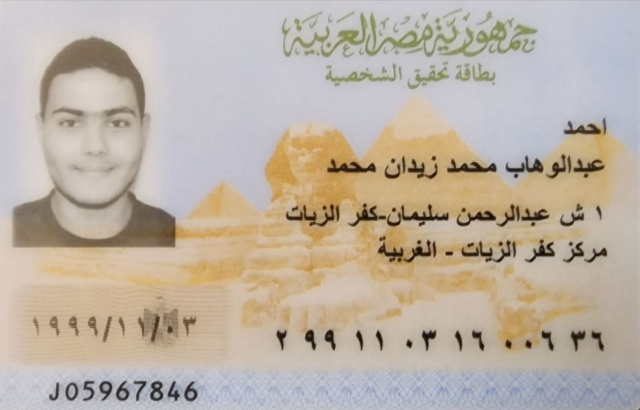
#> input picture ID_Card_Extraction/Data/ID/f00.jpg, 1280 x 820 px, given in place of WhatsApp Image 2023-01-10 at 06.23.42.jpeg, which was not available (shown at 1/2 size)
$ jupyter execute Image_alignment_and_registration_using_a_reference.ipynb   (text cells are left out)
#> lines starting #> are read from the running program, lines starting #| are printed output that depends on the picture; pictures that were not available may be replaced by others from this repository, and a replacement may not be noted
[cell 1]
import cv2
import numpy as np
from google.colab.patches import cv2_imshow

# Read Image to be aligned
imgTest = cv2.imread('/content/WhatsApp Image 2023-01-10 at 06.23.42.jpeg')
#> imgTest is the input picture: shape (820, 1280, 3); mean B, G, R 164.7, 177.9, 189.3
# Reference Reference image or Ideal image
imgRef = cv2.imread('/content/drive/MyDrive/IDs/ID/f06.jpg')
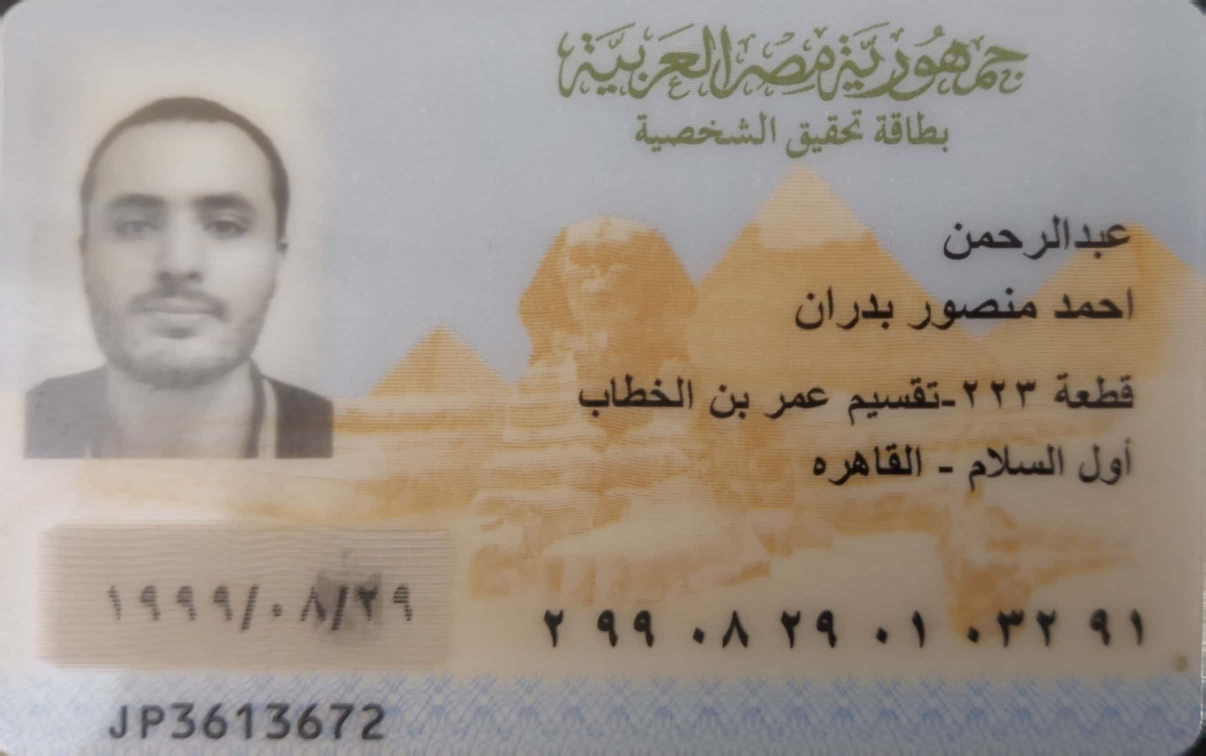
#> input picture ID_Card_Extraction/Data/ID/f06.jpg, 2412 x 1512 px, found by its file name (shown at 1/2 size)
#> imgRef is the input picture: shape (1512, 2412, 3); mean B, G, R 138.2, 149, 160.5

[cell 2]
imgRef

[cell 3]
imgTest_grey = cv2.cvtColor(imgTest, cv2.COLOR_BGR2GRAY)
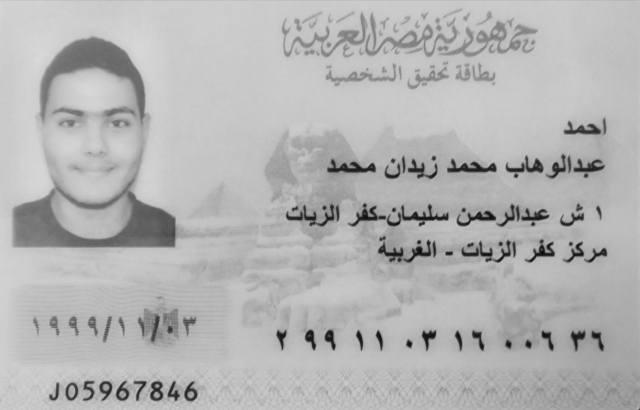
#> imgTest_grey: shape (820, 1280) (shown at 1/2 size); min 5, max 217, mean 179.8
imgRef_grey = cv2.cvtColor(imgRef, cv2.COLOR_BGR2GRAY)
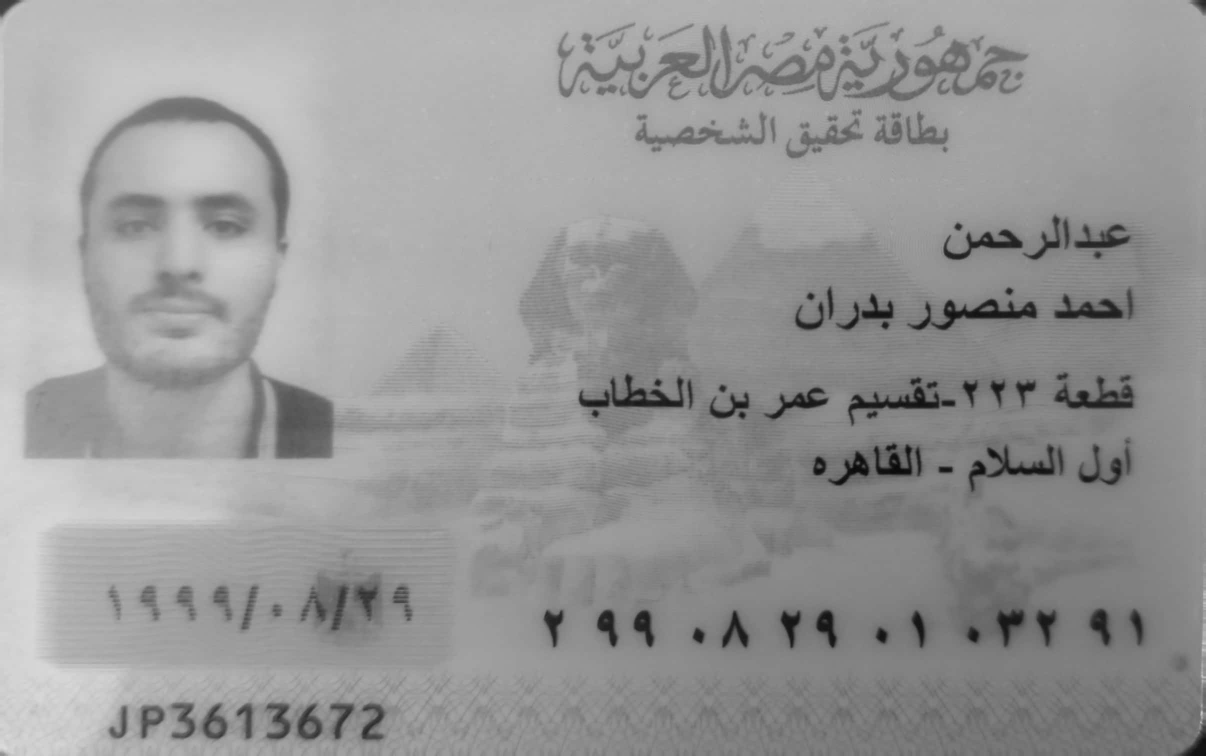
#> imgRef_grey: shape (1512, 2412) (shown at 1/2 size); min 6, max 222, mean 151.2
height, width = imgRef_grey.shape
#> height = 1512; width = 2412

[cell 4]
from google.colab.patches import cv2_imshow
orb_detector = cv2.ORB_create(1000)

# Extract key points and descriptors for both images
keyPoint1, des1 = orb_detector.detectAndCompute(imgTest_grey, None)
#> keyPoint1 = 1000 keypoints; strongest (x, y, size): (818, 690, 92.6), (816, 684, 77.1), (819, 692, 77.1), (848, 669, 92.6)
keyPoint2, des2 = orb_detector.detectAndCompute(imgRef_grey, None)
#> keyPoint2 = 1000 keypoints; strongest (x, y, size): (1896, 606, 111.1), (1899, 603, 92.6), (1634, 942, 111.1), (1899, 938, 92.6)

# Display keypoints for reference image in green color
imgKp_Ref = cv2.drawKeypoints(imgRef, keyPoint1, 0, (0,222,0), None)
imgKp_Ref = cv2.resize(imgKp_Ref, (width//2, height//2))
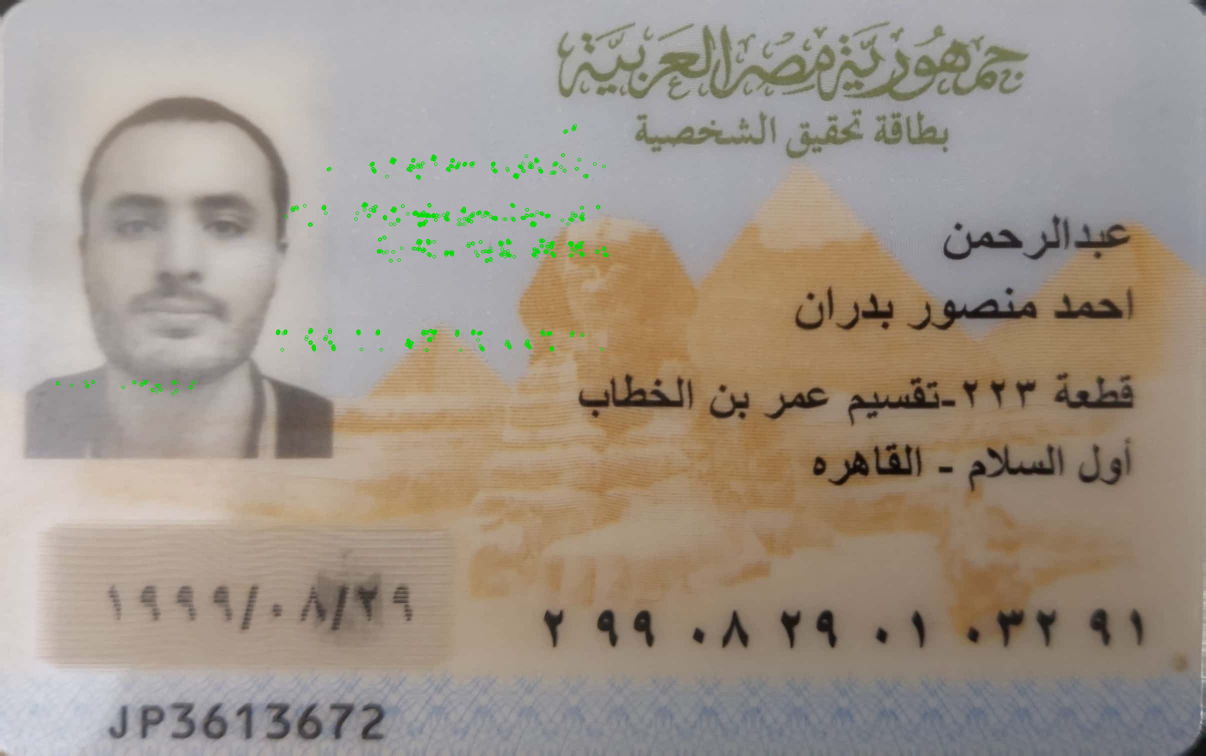
#> imgKp_Ref: shape (756, 1206, 3); mean B, G, R 137.8, 149.3, 160

cv2_imshow(imgKp_Ref)
cv2.waitKey(0)

[cell 5]
# Match features between two images using Brute Force matcher with Hamming distance
matcher = cv2.BFMatcher(cv2.NORM_HAMMING, crossCheck=True)

# Match the two sets of descriptors.
matches = matcher.match(des1, des2)
#> matches = 233 matches

# Sort matches on the basis of their Hamming distance.
matches = sorted(matches,key=lambda x: x.distance)

# Take the top 90 % matches forward.
matches = matches[:int(len(matches) * 0.9)]
#> matches = 209 matches
no_of_matches = len(matches)
#> no_of_matches = 209

# Display only 100 best matches {good[:100}
imgMatch = cv2.drawMatches(imgTest, keyPoint2, imgRef, keyPoint1, matches[:100], None, flags = 2)
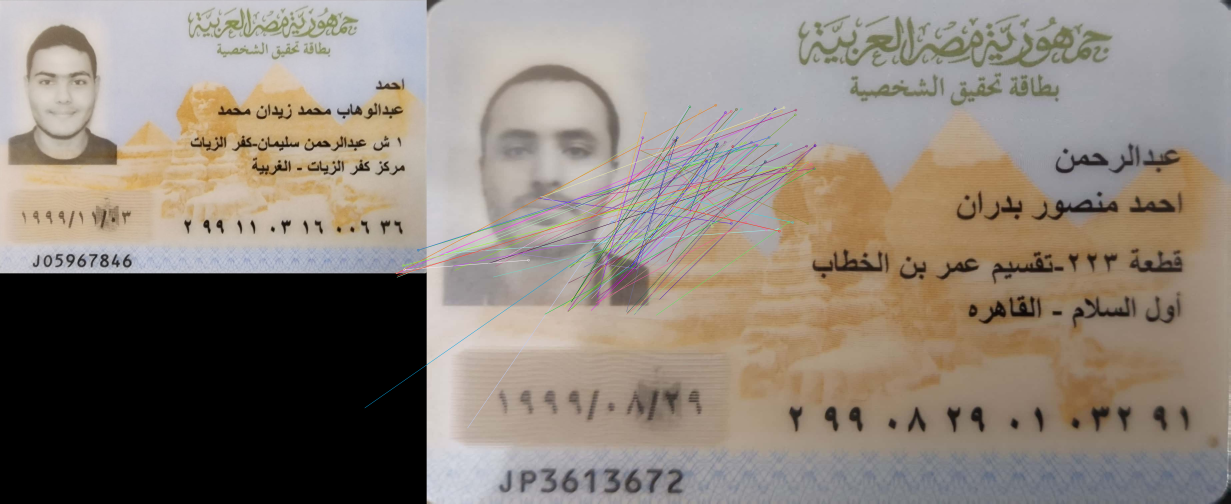
#> imgMatch: shape (1512, 3692, 3) (shown at 1/3 size); mean B, G, R 120.9, 130.3, 140.1
imgMatch = cv2.resize(imgMatch, (width//3, height//3))
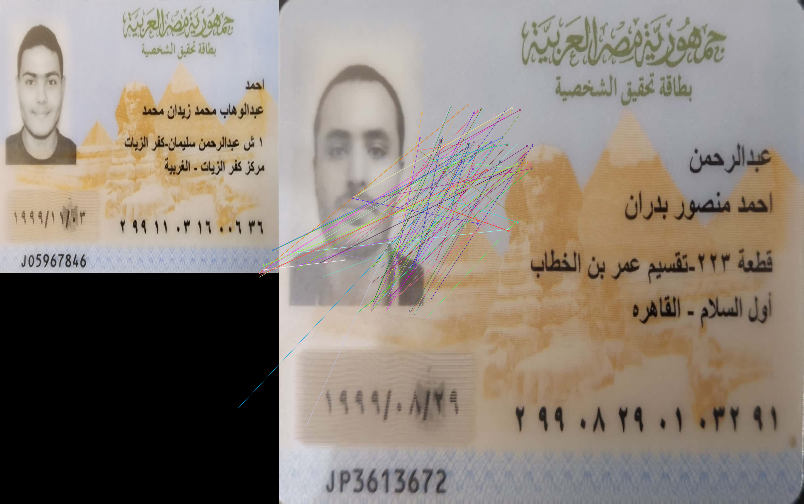
#> imgMatch: shape (504, 804, 3); mean B, G, R 120.8, 130.3, 140

cv2_imshow(imgMatch)
cv2.waitKey(0)

[cell 6]
# Define 2x2 empty matrices
p1 = np.zeros((no_of_matches, 2))
p2 = np.zeros((no_of_matches, 2))

# Storing values to the matrices
for i in range(len(matches)):
    p1[i, :] = keyPoint1[matches[i].queryIdx].pt
    p2[i, :] = keyPoint2[matches[i].trainIdx].pt
#> after the loop, p1 = 209 pairs, first value 186 to 1213, second value 255.1 to 764; p2 = 209 pairs, first value 286 to 2260.4, second value 446 to 1474

# Find the homography matrix.
homography, mask = cv2.findHomography(p1, p2, cv2.RANSAC)
#> homography = [[-2.27, -0.922, 1967], [-0.775, -0.826, 850.3], [-0.00115, -0.000525, 1]]; mask = 209 values, max 1 at index 2, min 0 at index 0, mean 0.0431

[cell 7]
# Use homography matrix to transform the unaligned image wrt the reference image.
aligned_img = cv2.warpPerspective(imgTest, homography, (width, height))
# Resizing the image to display in our screen (optional)
aligned_img = cv2.resize(aligned_img, (width//3, height//3))
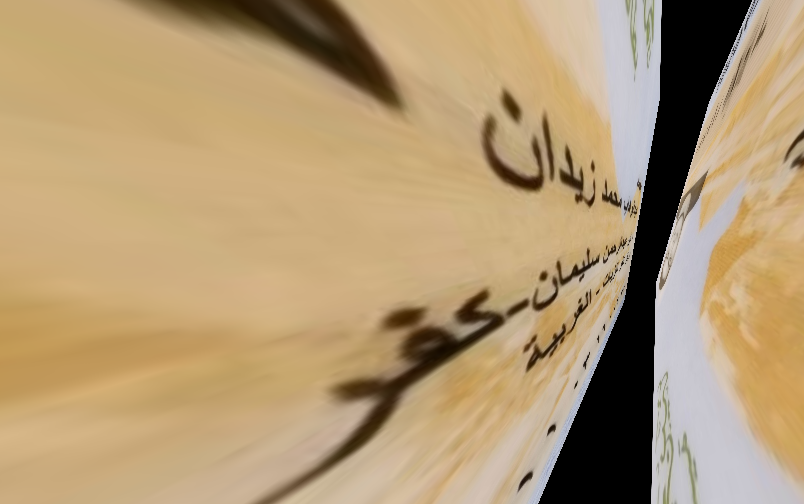
#> aligned_img: shape (504, 804, 3); mean B, G, R 115.6, 153.3, 178.6

# Copy of input image
imgTest_cp = imgTest.copy()
imgTest_cp = cv2.resize(imgTest_cp, (width//3, height//3))
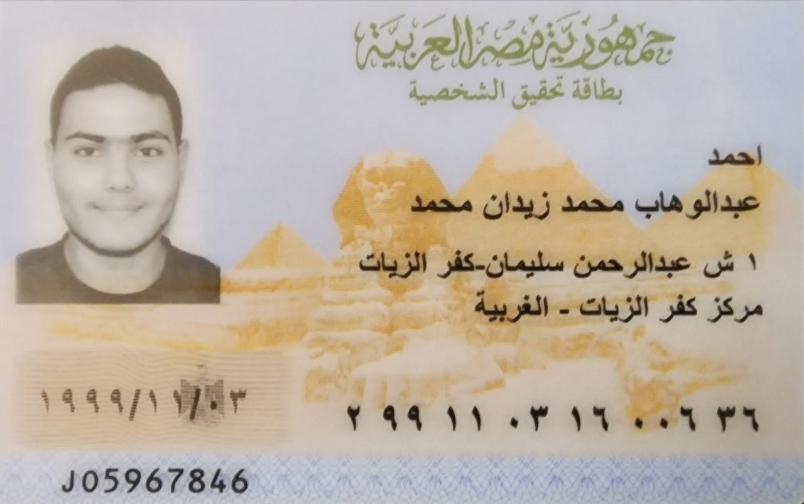
#> imgTest_cp: shape (504, 804, 3); mean B, G, R 164.6, 177.8, 189.2
# Save the align image output.
# cv2.imwrite('output.jpg', aligned_img)

cv2_imshow(imgTest_cp)
cv2_imshow(aligned_img)
cv2.waitKey(0)
